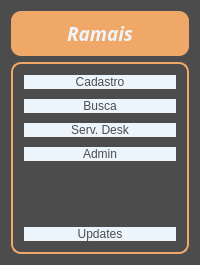
     <widget class="QFrame" name="Left">
      <property name="maximumSize">
       <size>
        <width>200</width>
        <height>370</height>
       </size>
      </property>
      <property name="styleSheet">
       <string notr="true">background-color: rgb(76, 76, 76);
border-radius: 10px;</string>
      </property>
      <property name="frameShape">
       <enum>QFrame::StyledPanel</enum>
      </property>
      <property name="frameShadow">
       <enum>QFrame::Raised</enum>
      </property>
      <layout class="QVBoxLayout" name="verticalLayout_3">
       <item>
        <widget class="QFrame" name="frame_2">
         <property name="styleSheet">
          <string notr="true">color: rgb(237, 245, 252);
background-color: rgb(240, 168, 104);
border-radius: 10px;</string>
         </property>
         <property name="frameShape">
          <enum>QFrame::StyledPanel</enum>
         </property>
         <property name="frameShadow">
          <enum>QFrame::Raised</enum>
         </property>
         <layout class="QHBoxLayout" name="horizontalLayout_3">
          <item>
           <widget class="QLabel" name="label_3">
            <property name="font">
             <font>
              <family>Source Code Pro</family>
              <pointsize>14</pointsize>
              <weight>75</weight>
              <italic>true</italic>
              <bold>true</bold>
             </font>
            </property>
            <property name="text">
             <string>&lt;html&gt;&lt;head/&gt;&lt;body&gt;&lt;p align=&quot;center&quot;&gt;Ramais&lt;/p&gt;&lt;/body&gt;&lt;/html&gt;</string>
            </property>
           </widget>
          </item>
         </layout>
        </widget>
       </item>
       <item>
        <widget class="QFrame" name="frame">
         <property name="styleSheet">
          <string notr="true">border-color: rgb(240, 168, 104);
border-radius: 10px;
border-style: solid;
border-width: 2px;
background-color: rgb(76, 76, 76);</string>
         </property>
         <property name="frameShape">
          <enum>QFrame::StyledPanel</enum>
         </property>
         <property name="frameShadow">
          <enum>QFrame::Raised</enum>
         </property>
         <layout class="QVBoxLayout" name="verticalLayout_4">
          <item>
           <widget class="QPushButton" name="pushButton_cadastro">
            <property name="sizePolicy">
             <sizepolicy hsizetype="Minimum" vsizetype="MinimumExpanding">
              <horstretch>0</horstretch>
              <verstretch>0</verstretch>
             </sizepolicy>
            </property>
            <property name="styleSheet">
             <string notr="true">background-color: rgb(237, 245, 252);
border-radius: 10px;
color: rgb(76, 76, 76);
border-color: none;</string>
            </property>
            <property name="text">
             <string>Cadastro</string>
            </property>
           </widget>
          </item>
          <item>
           <widget class="QPushButton" name="pushButton_buscar">
            <property name="sizePolicy">
             <sizepolicy hsizetype="Minimum" vsizetype="MinimumExpanding">
              <horstretch>0</horstretch>
              <verstretch>0</verstretch>
             </sizepolicy>
            </property>
            <property name="styleSheet">
             <string notr="true">background-color: rgb(237, 245, 252);
border-radius: 10px;
color: rgb(76, 76, 76);
border-color: none;</string>
            </property>
            <property name="text">
             <string>Busca</string>
            </property>
           </widget>
          </item>
          <item>
           <widget class="QPushButton" name="pushButton_Service">
            <property name="sizePolicy">
             <sizepolicy hsizetype="Minimum" vsizetype="MinimumExpanding">
              <horstretch>0</horstretch>
              <verstretch>0</verstretch>
             </sizepolicy>
            </property>
            <property name="styleSheet">
             <string notr="true">background-color: rgb(237, 245, 252);
border-radius: 10px;
color: rgb(76, 76, 76);
border-color: none;
</string>
            </property>
            <property name="text">
             <string>Serv. Desk</string>
            </property>
           </widget>
          </item>
          <item>
           <widget class="QPushButton" name="pushButton_listar">
            <property name="sizePolicy">
             <sizepolicy hsizetype="Minimum" vsizetype="MinimumExpanding">
              <horstretch>0</horstretch>
              <verstretch>0</verstretch>
             </sizepolicy>
            </property>
            <property name="styleSheet">
             <string notr="true">background-color: rgb(237, 245, 252);
border-radius: 10px;
color: rgb(76, 76, 76);
border-color: none;</string>
            </property>
            <property name="text">
             <string>Admin</string>
            </property>
           </widget>
          </item>
          <item>
           <spacer name="verticalSpacer">
            <property name="orientation">
             <enum>Qt::Vertical</enum>
            </property>
            <property name="sizeHint" stdset="0">
             <size>
              <width>20</width>
              <height>40</height>
             </size>
            </property>
           </spacer>
          </item>
          <item>
           <widget class="QPushButton" name="skin">
            <property name="maximumSize">
             <size>
              <width>10</width>
              <height>10</height>
             </size>
            </property>
            <property name="styleSheet">
             <string notr="true">border: none;
color: rgb(76, 76, 76);</string>
            </property>
            <property name="text">
             <string>skin</string>
            </property>
           </widget>
          </item>
          <item>
           <widget class="QPushButton" name="pushButton_updates">
            <property name="sizePolicy">
             <sizepolicy hsizetype="Minimum" vsizetype="MinimumExpanding">
              <horstretch>0</horstretch>
              <verstretch>0</verstretch>
             </sizepolicy>
            </property>
            <property name="styleSheet">
             <string notr="true">background-color: rgb(237, 245, 252);
border-radius: 10px;
color: rgb(76, 76, 76);
border-color: none;</string>
            </property>
            <property name="text">
             <string>Updates</string>
            </property>
           </widget>
          </item>
         </layout>
        </widget>
       </item>
      </layout>
     </widget>
